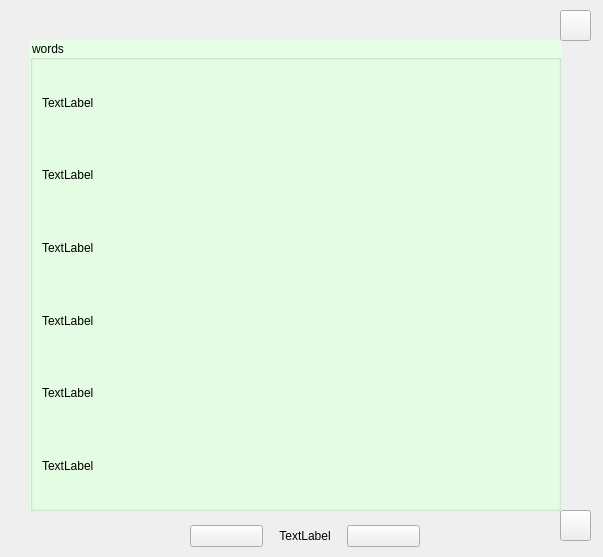
<?xml version="1.0" encoding="UTF-8"?>
<ui version="4.0">
 <class>collectWords</class>
 <widget class="QWidget" name="collectWords">
  <property name="geometry">
   <rect>
    <x>0</x>
    <y>0</y>
    <width>603</width>
    <height>557</height>
   </rect>
  </property>
  <property name="windowTitle">
   <string>Form</string>
  </property>
  <widget class="QPushButton" name="backButton">
   <property name="geometry">
    <rect>
     <x>560</x>
     <y>10</y>
     <width>31</width>
     <height>31</height>
    </rect>
   </property>
   <property name="text">
    <string/>
   </property>
  </widget>
  <widget class="QGroupBox" name="groupBox">
   <property name="geometry">
    <rect>
     <x>30</x>
     <y>40</y>
     <width>531</width>
     <height>471</height>
    </rect>
   </property>
   <property name="styleSheet">
    <string notr="true">QGroupBox {
background-color: rgb(230, 255, 230)
}
QLabel:hover{
background: qlineargradient(x1: 0, y1: 0, x2: 0, y2: 1,
stop: 0 #FAFBFE, stop: 1 #DCDEF1);/*这是一个渐变颜色*/
color: rgb(138,43,226);
}</string>
   </property>
   <property name="title">
    <string>words</string>
   </property>
   <layout class="QVBoxLayout" name="verticalLayout">
    <item>
     <layout class="QHBoxLayout" name="horizontalLayout_1" stretch="25">
      <item>
       <widget class="QLabel" name="label1">
        <property name="text">
         <string>TextLabel</string>
        </property>
       </widget>
      </item>
     </layout>
    </item>
    <item>
     <layout class="QHBoxLayout" name="horizontalLayout_2" stretch="25">
      <item>
       <widget class="QLabel" name="label2">
        <property name="text">
         <string>TextLabel</string>
        </property>
       </widget>
      </item>
     </layout>
    </item>
    <item>
     <layout class="QHBoxLayout" name="horizontalLayout_3" stretch="25">
      <item>
       <widget class="QLabel" name="label3">
        <property name="text">
         <string>TextLabel</string>
        </property>
       </widget>
      </item>
     </layout>
    </item>
    <item>
     <layout class="QHBoxLayout" name="horizontalLayout_4" stretch="25">
      <item>
       <widget class="QLabel" name="label4">
        <property name="text">
         <string>TextLabel</string>
        </property>
       </widget>
      </item>
     </layout>
    </item>
    <item>
     <layout class="QHBoxLayout" name="horizontalLayout_5" stretch="25">
      <item>
       <widget class="QLabel" name="label5">
        <property name="text">
         <string>TextLabel</string>
        </property>
       </widget>
      </item>
     </layout>
    </item>
    <item>
     <layout class="QHBoxLayout" name="horizontalLayout_6" stretch="25">
      <item>
       <widget class="QLabel" name="label6">
        <property name="text">
         <string>TextLabel</string>
        </property>
       </widget>
      </item>
     </layout>
    </item>
   </layout>
  </widget>
  <widget class="QWidget" name="layoutWidget_2">
   <property name="geometry">
    <rect>
     <x>190</x>
     <y>520</y>
     <width>230</width>
     <height>32</height>
    </rect>
   </property>
   <layout class="QHBoxLayout" name="horizontalLayout">
    <item>
     <widget class="QPushButton" name="previousButton">
      <property name="text">
       <string/>
      </property>
     </widget>
    </item>
    <item>
     <widget class="QLabel" name="label">
      <property name="text">
       <string>TextLabel</string>
      </property>
      <property name="alignment">
       <set>Qt::AlignCenter</set>
      </property>
     </widget>
    </item>
    <item>
     <widget class="QPushButton" name="nextButton">
      <property name="text">
       <string/>
      </property>
     </widget>
    </item>
   </layout>
  </widget>
  <widget class="QPushButton" name="clearButton">
   <property name="geometry">
    <rect>
     <x>560</x>
     <y>510</y>
     <width>31</width>
     <height>31</height>
    </rect>
   </property>
   <property name="text">
    <string/>
   </property>
  </widget>
 </widget>
 <resources/>
 <connections/>
</ui>
